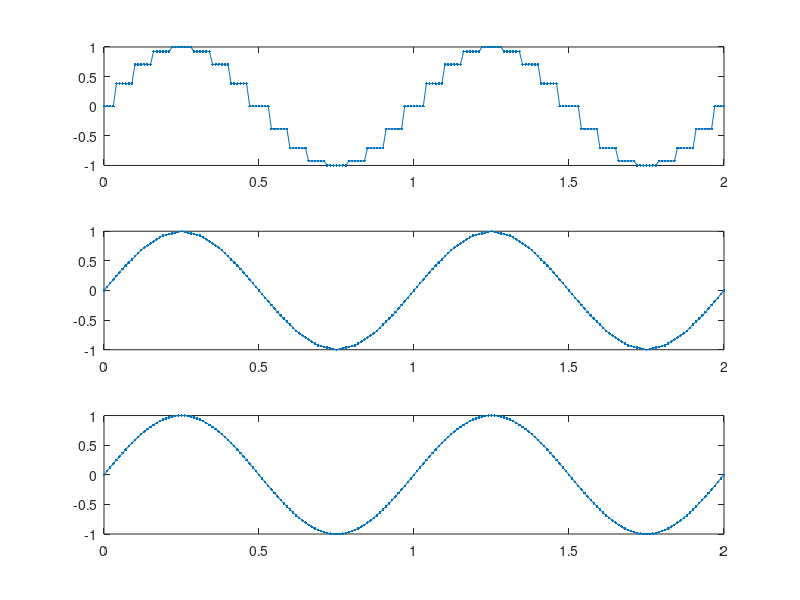

MATLAB code for this plot:
close all
clear
clc

% / ()

t = 0:1/16:2;
signal = sin(2*pi*t);
vz_vektor = 0:1/100:2;

nearest = interp1(t, signal, vz_vektor, 'nearest');
linear = interp1(t, signal, vz_vektor, 'linear');
spline = interp1(t, signal, vz_vektor, 'spline');

subplot(3, 1, 1)
plot(vz_vektor, nearest, '.-')
subplot(3, 1, 2)
plot(vz_vektor, linear, '.-')
subplot(3, 1, 3)
plot(vz_vektor, spline, '.-')